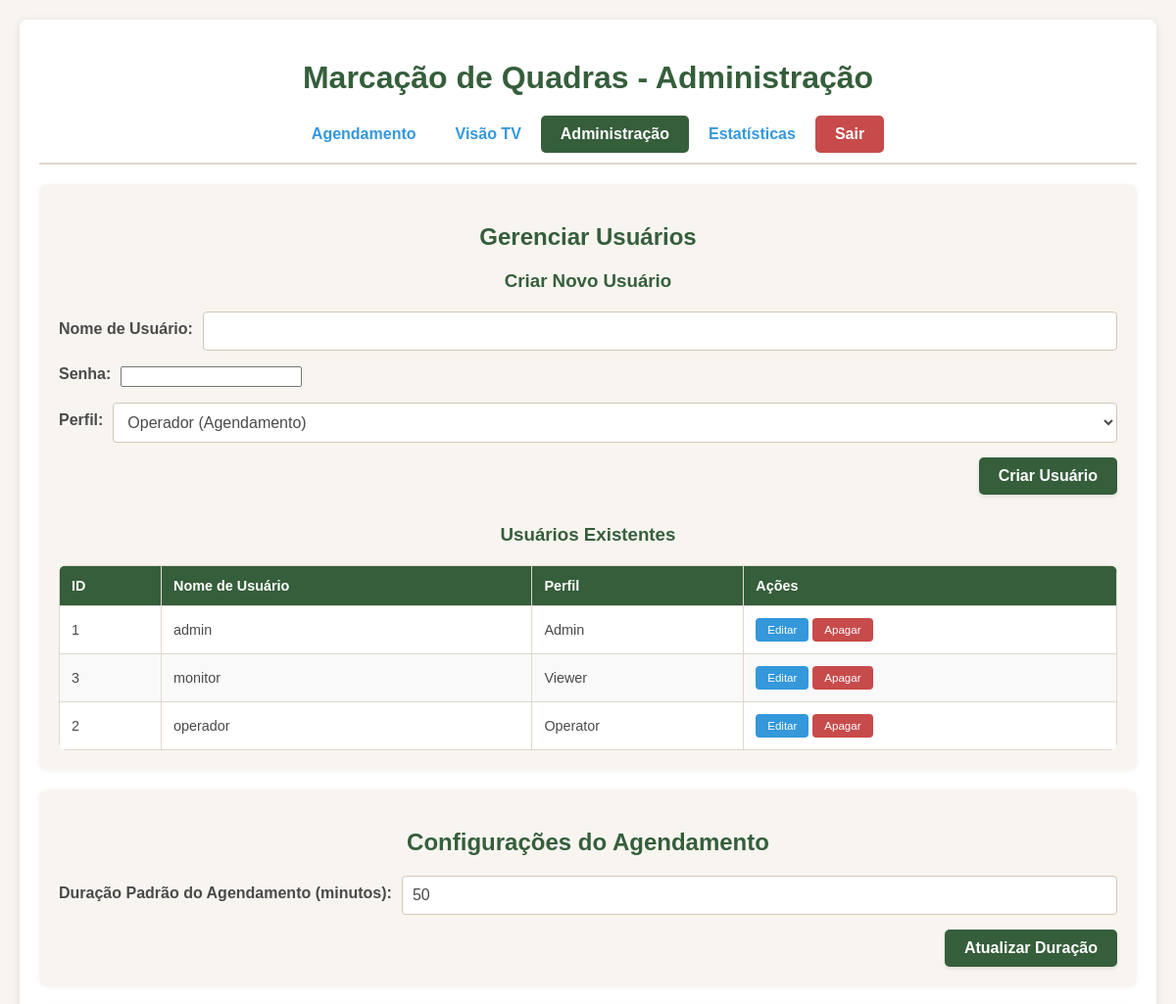
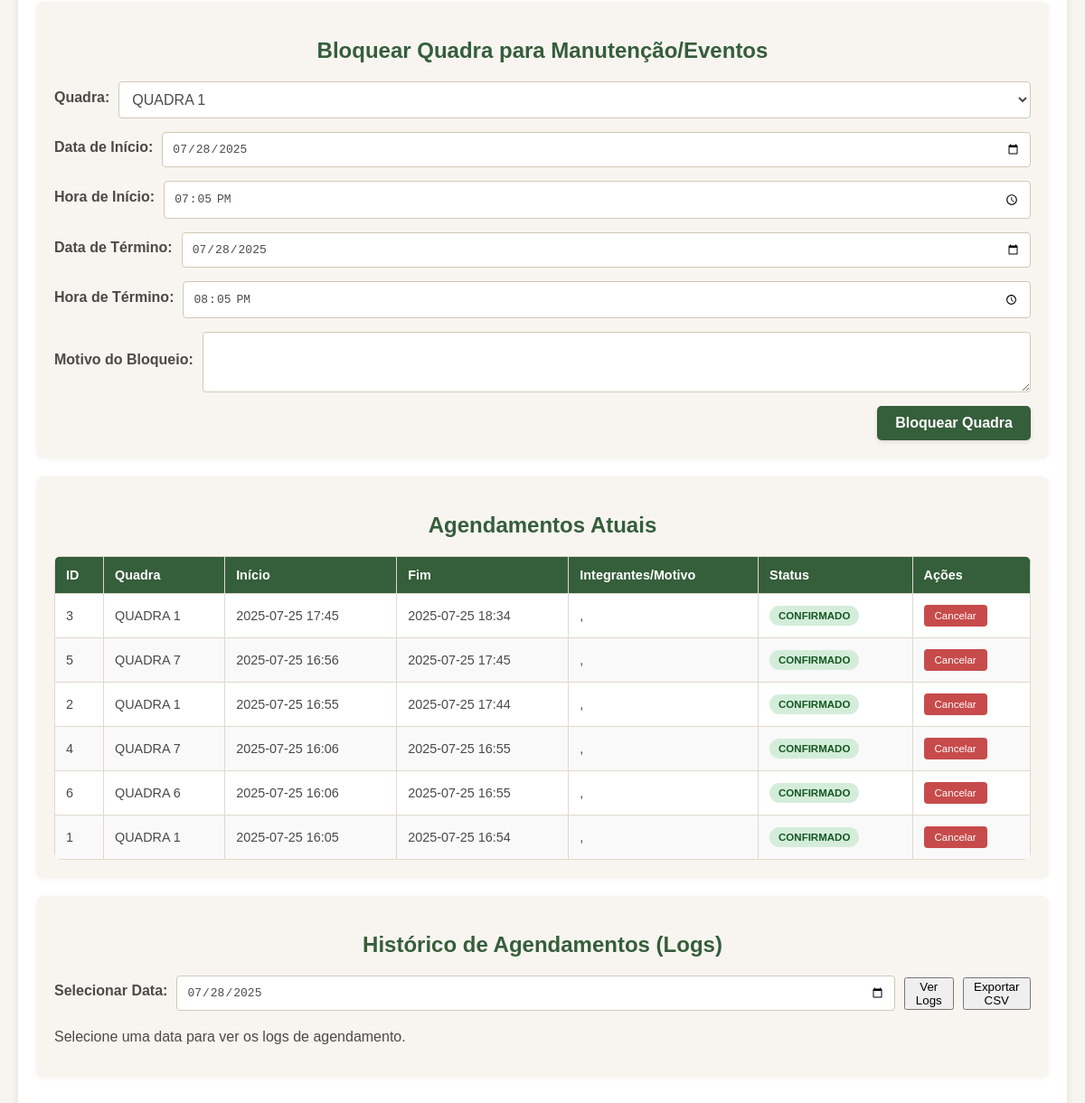
The page /admin (signed in) on the database as committed earlier (2 pictures, top to bottom).
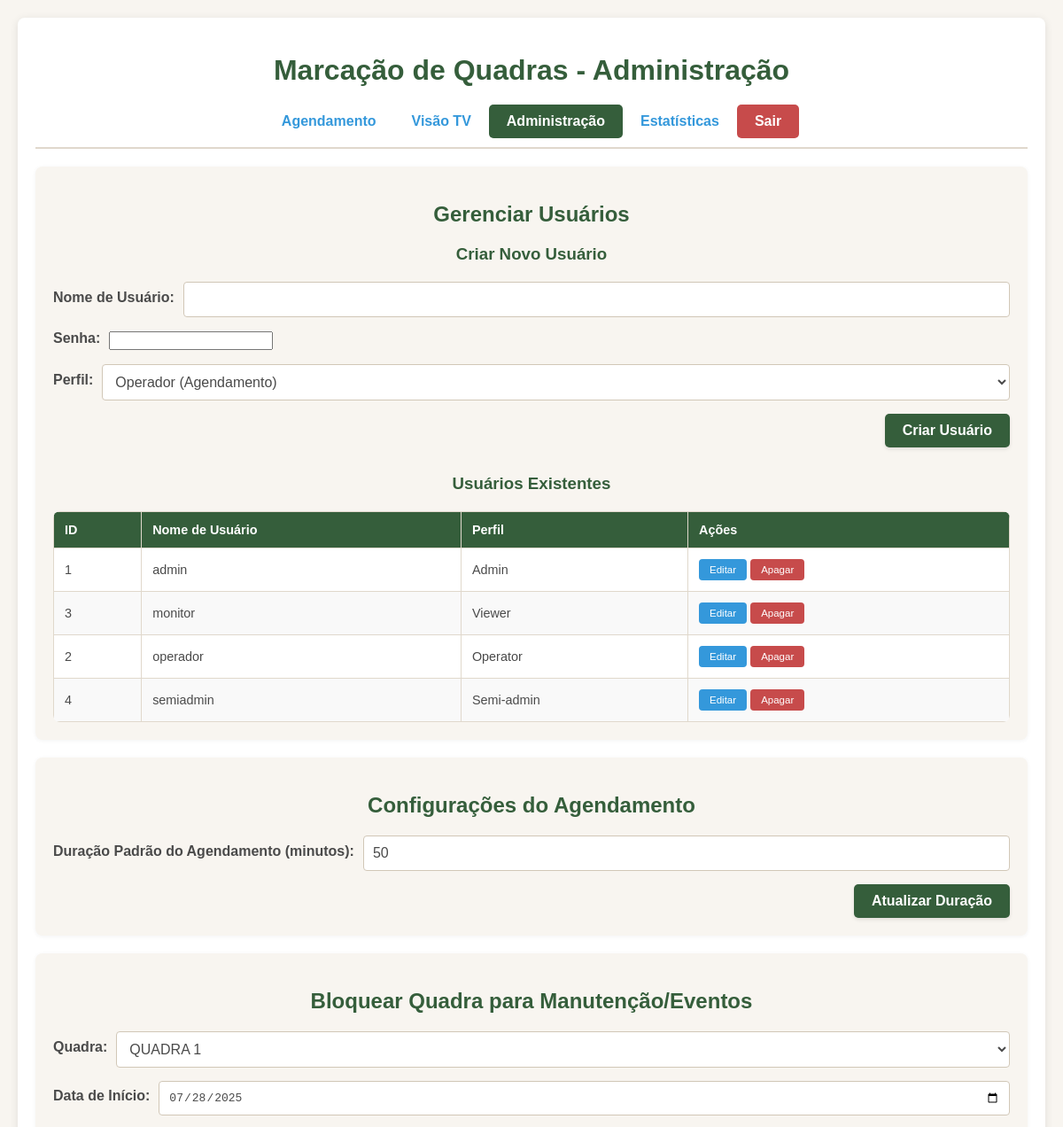
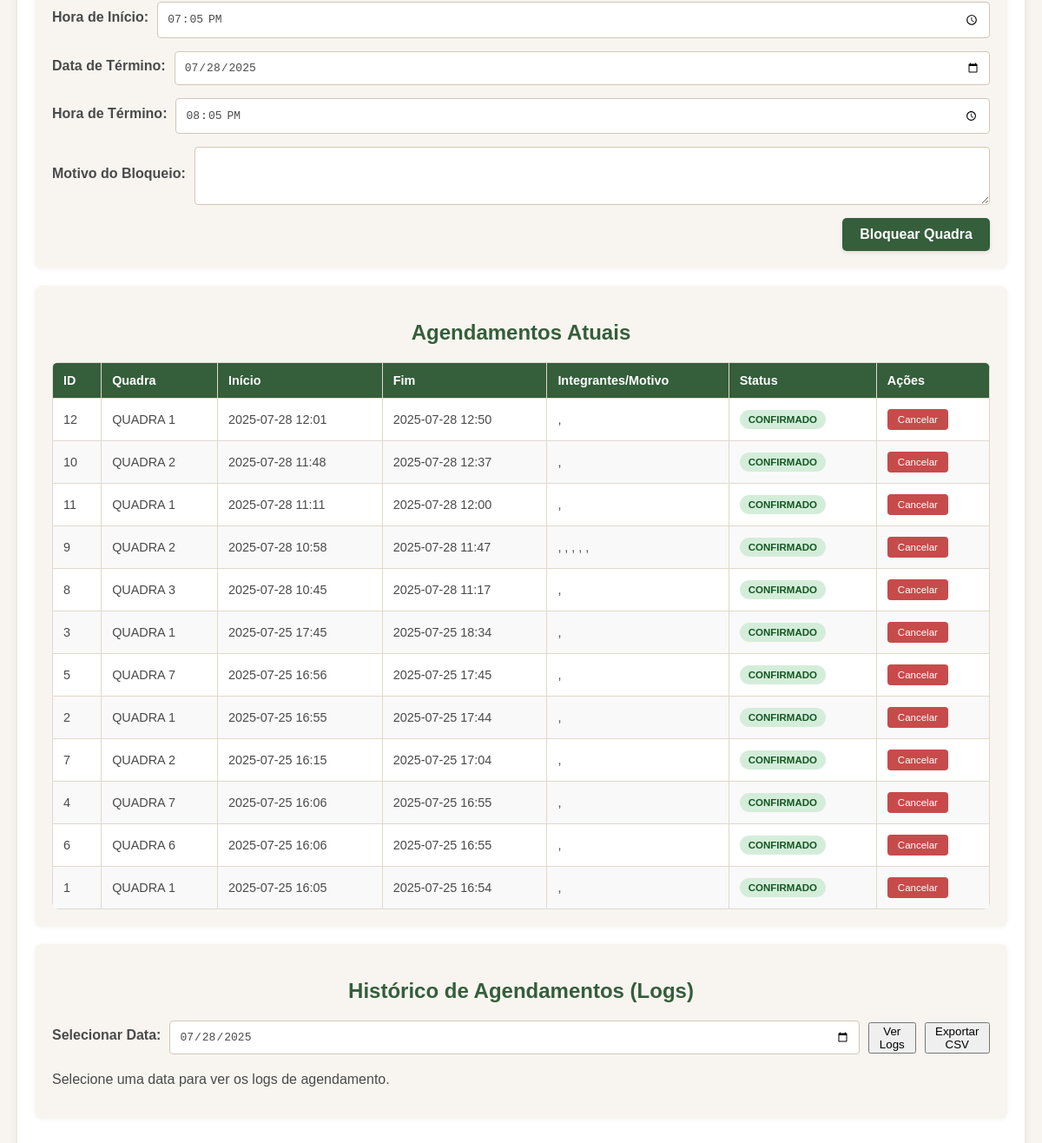
The same page on the database as committed later (2 pictures, top to bottom).
### tables this page shows
CREATE TABLE users (
            id INTEGER PRIMARY KEY AUTOINCREMENT,
            username TEXT UNIQUE NOT NULL,
            password_hash TEXT NOT NULL,
            role TEXT NOT NULL DEFAULT 'viewer' -- 'admin', 'operator', 'viewer'
        );

CREATE TABLE bookings (
            id INTEGER PRIMARY KEY AUTOINCREMENT,
            courtId TEXT NOT NULL,
            startTime TEXT NOT NULL,
            endTime TEXT NOT NULL,
            players TEXT NOT NULL, -- Armazenado como JSON string
            status TEXT NOT NULL,
            bookedBy TEXT,
            isBlockBooking INTEGER NOT NULL, -- 0 para False, 1 para True
            blockBookingReason TEXT,
            createdAt TEXT NOT NULL
        );

### app.py (the view, shortened to what this page needs)
@app.route('/admin', methods=['GET', 'POST'])
@login_required
@role_required(['admin', 'semi-admin']) # Semi-admin pode acessar o painel de administração
def admin_panel():
    settings = get_settings_db()
    all_bookings = get_bookings_db()
    all_bookings.sort(key=lambda x: x['startTime'], reverse=True) # Mais recente primeiro
    all_users = get_all_users()
    courts = [f"QUADRA {i + 1}" for i in range(7)]
    current_date = datetime.now().strftime('%Y-%m-%d')
    current_time = datetime.now().strftime('%H:%M')
    one_hour_later = (datetime.now() + timedelta(hours=1)).strftime('%H:%M')
    return render_template('admin.html', settings=settings, bookings=all_bookings, courts=courts,
                           current_date=current_date, current_time=current_time, one_hour_later=one_hour_later, all_users=all_users)

### app.py (called while the page is built)
def get_db():
    if 'db' not in g:
        g.db = sqlite3.connect(DB_FILE, check_same_thread=False)
        g.db.row_factory = sqlite3.Row # Configura o cursor para retornar linhas como objetos Row
    return g.db

def get_user_by_id(user_id):
    conn = get_db()
    cursor = conn.cursor()
    cursor.execute("SELECT id, username, password_hash, role FROM users WHERE id = ?", (user_id,))
    return cursor.fetchone()

def get_all_users():
    conn = get_db()
    cursor = conn.cursor()
    cursor.execute("SELECT id, username, role FROM users ORDER BY username ASC")
    return cursor.fetchall()

def get_settings_db():
    conn = get_db()
    cursor = conn.cursor()
    cursor.execute("SELECT value FROM settings WHERE key = 'bookingDurationMinutes'")
    result = cursor.fetchone()
    return {"bookingDurationMinutes": int(result[0])} if result else {"bookingDurationMinutes": 50}

@app.before_request
def load_logged_in_user():
    user_id = session.get('user_id')
    if user_id is None:
        g.user = None
    else:
        g.user = get_user_by_id(user_id)

### templates/admin.html (shortened to what the changed rows need)
<!DOCTYPE html>
<html lang="pt-BR">
<head>
</head>
<body>
    <div class="container">
        <h1>Marcação de Quadras - Administração</h1>
        <div class="section-card">
            <h2>Gerenciar Usuários</h2>
            {% if all_users %}
            <table>
                <thead>
                    <tr>
                        <th>ID</th>
                        <th>Nome de Usuário</th>
                        <th>Perfil</th>
                        <th>Ações</th>
                    </tr>
                </thead>
                <tbody>
                    {% for user in all_users %}
                    <tr>
                        <td>{{ user.id }}</td>
                        <td>{{ user.username }}</td>
                        <td>{{ user.role.capitalize() }}</td>
                        <td>
                            <button class="action-button-table"
                                onclick="openEditUserModal({{ user.id }}, '{{ user.username }}', '{{ user.role }}')">Editar</button>
                            <form action="{{ url_for('admin_panel') }}" method="post" style="display:inline-block;">
                                <button type="submit" name="delete_user" class="action-button-table delete"
                                {% if user.id == g.user.id %}disabled title="Você não pode apagar sua própria conta"{% endif %}>Apagar</button>
                            </form>
                        </td>
                    </tr>
                    {% endfor %}
                </tbody>
            </table>
            {% else %}
            <p>Nenhum usuário cadastrado (exceto os padrões).</p>
            {% endif %}
        </div>
        <div class="section-card">
            <h2>Configurações do Agendamento</h2>
        </div>
        <div class="section-card">
            <h2>Bloquear Quadra para Manutenção/Eventos</h2>
        </div>
        <div class="section-card">
            <h2>Agendamentos Atuais</h2>
            {% if bookings %}
            <table>
                <thead>
                    <tr>
                        <th>ID</th>
                        <th>Quadra</th>
                        <th>Início</th>
                        <th>Fim</th>
                        <th>Integrantes/Motivo</th>
                        <th>Status</th>
                        <th>Ações</th>
                    </tr>
                </thead>
                <tbody>
                    {% for booking in bookings %}
                    <tr>
                        <td>{{ booking.id }}</td>
                        <td>{{ booking.courtId }}</td>
                        <td>{{ booking.startTime.strftime('%Y-%m-%d %H:%M') }}</td>
                        <td>{{ booking.endTime.strftime('%Y-%m-%d %H:%M') }}</td>
                        <td>
                            {% if booking.isBlockBooking %}
                                {{ booking.blockBookingReason }}
                            {% else %}
                                {{ booking.players | map(attribute='name') | join(', ') }}
                            {% endif %}
                        </td>
                        <td>
                            <span class="status-tag
                                {% if booking.isBlockBooking %}status-block-booking
                                {% elif booking.status == 'confirmed' %}status-confirmed
                                {% elif booking.status == 'playing' %}status-playing
                                {% elif booking.status == 'provisional' %}status-alert-yellow
                                {% endif %}">
                                {% if booking.isBlockBooking %}BLOQUEADO
                                {% elif booking.status == 'confirmed' %}CONFIRMADO
                                {% elif booking.status == 'playing' %}EM JOGO
                                {% elif booking.status == 'provisional' %}PROVISÓRIO
                                {% endif %}
                            </span>
                        </td>
                        <td>
                            <form action="{{ url_for('admin_panel') }}" method="post" style="display:inline-block;">
                                <button type="submit" name="cancel_booking" class="action-button-table delete">Cancelar</button>
                            </form>
                        </td>
                    </tr>
                    {% endfor %}
                </tbody>
            </table>
            {% else %}
            <p>Nenhum agendamento encontrado.</p>
            {% endif %}
        </div>
        <div class="section-card">
            <h2>Histórico de Agendamentos (Logs)</h2>
        </div>
    </div>
</body>
</html>

Rows that differ between the two databases and show on the page:
added users: id "4", username "semiadmin", role "Semi-admin"
added bookings: id "12", courtId "QUADRA 1", startTime "2025-07-28 12:01", endTime "2025-07-28 12:50", players|map ",", isBlockBooking "CONFIRMADO"
added bookings: id "10", courtId "QUADRA 2", startTime "2025-07-28 11:48", endTime "2025-07-28 12:37", players|map ",", isBlockBooking "CONFIRMADO"
added bookings: id "11", courtId "QUADRA 1", startTime "2025-07-28 11:11", endTime "2025-07-28 12:00", players|map ",", isBlockBooking "CONFIRMADO"
added bookings: id "9", courtId "QUADRA 2", startTime "2025-07-28 10:58", endTime "2025-07-28 11:47", players|map ", , , , ,", isBlockBooking "CONFIRMADO"
added bookings: id "8", courtId "QUADRA 3", startTime "2025-07-28 10:45", endTime "2025-07-28 11:17", players|map ",", isBlockBooking "CONFIRMADO"
added bookings: id "7", courtId "QUADRA 2", startTime "2025-07-25 16:15", endTime "2025-07-25 17:04", players|map ",", isBlockBooking "CONFIRMADO"
